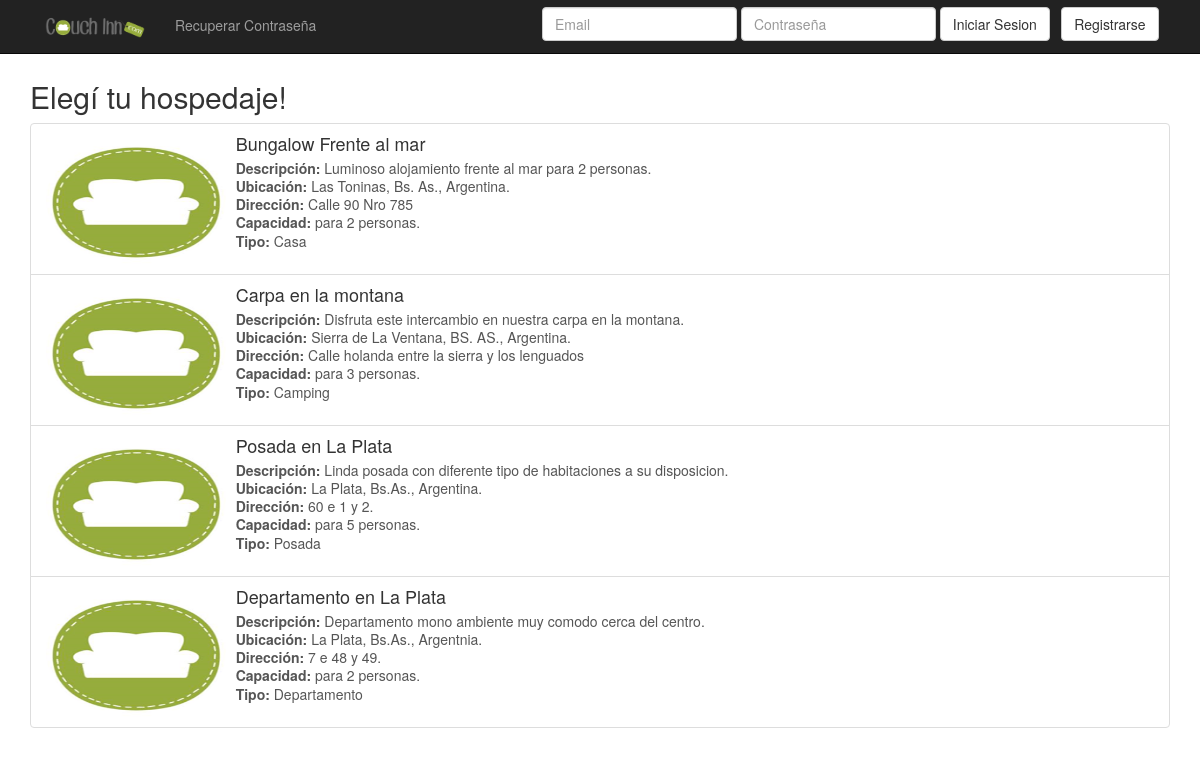
The page / on the database its author committed.
### tables this page shows
CREATE TABLE IF NOT EXISTS `couch` (
  `id_couch` int(100) NOT NULL AUTO_INCREMENT,
  `id_usuario` int(100) NOT NULL,
  `id_tipo` int(100) NOT NULL,
  `titulo` varchar(100) NOT NULL,
  `descripcion` text NOT NULL,
  `ubicacion` varchar(100) NOT NULL,
  `direccion` varchar(100) NOT NULL,
  `capacidad` int(100) NOT NULL,
  `eliminado_couch` tinyint(1) NOT NULL DEFAULT '0',
  `despublicado` tinyint(1) NOT NULL DEFAULT '0',
  PRIMARY KEY (`id_couch`),
  KEY `id_tipo` (`id_tipo`)
);

CREATE TABLE IF NOT EXISTS `tipo` (
  `id_tipo` int(100) NOT NULL AUTO_INCREMENT,
  `nombre_tipo` varchar(30) NOT NULL,
  `eliminado` tinyint(1) DEFAULT '0',
  PRIMARY KEY (`id_tipo`)
);

### listado_hospedajes.php (the view)
<?php
	include_once("conectarBD.php");
	$query= "SELECT * FROM couch NATURAL JOIN tipo WHERE (couch.despublicado = 0 AND couch.eliminado_couch = 0)";
	$resultado= mysqli_query($conexion, $query);
?>
<div class="list-group">
    <?php while ($row = mysqli_fetch_array($resultado)){
	            ?>
    	<?php
          			$titulo=$row["titulo"];
	            	$descripcion=$row["descripcion"];
	            	$ubicacion=$row["ubicacion"];
	            	$direccion=$row["direccion"];
	            	$capacidad=$row["capacidad"];
	            	$tipo=$row["nombre_tipo"];
					$id_couch=$row["id_couch"];
					$id_usuario=$row["id_usuario"];
		$es_premium_query= "SELECT id_usuario FROM premium WHERE id_usuario='".$id_usuario."'";
  		$es_premium_query_res= mysqli_query($conexion, $es_premium_query);
	    if(mysqli_num_rows($es_premium_query_res) == 0){
	       	$esPremium=false;
	    } else{
	       		 $esPremium=true;
	          }
	            	?>
<a href="detalle_couch.php?id=<?php echo($id_couch) ?>" class="list-group-item">
		<div class="row">
  <div class="col-md-2"><img class="img-circle" height="130" width="180"  src="<?php
  if( (isset($esPremium)) && ($esPremium)){
  	$consultaFotos= "SELECT ruta FROM couch NATURAL JOIN foto WHERE couch.id_couch='".$id_couch."'";
	$consulta_fotos_query= mysqli_query($conexion, $consultaFotos);
	if(mysqli_num_rows($consulta_fotos_query) > 0){
		$rowRuta=mysqli_fetch_array($consulta_fotos_query);
		echo("fotos_hospedajes/".$rowRuta["ruta"]);
	}
  	}else{
  		echo("img/logo.png");
  	} ?>"></div>
  <div class="col-md-6"><h4 class="list-group-item-heading"><?php echo($titulo) ?></h4>
    	<p class="list-group-item-text"><?php echo ("<strong>Descripción: </strong>".$descripcion."<br> <strong>Ubicación: </strong>".$ubicacion."<br> <strong>Dirección: </strong>".$direccion."<br> <strong>Capacidad: </strong> para ".$capacidad." personas. <br> <strong>Tipo: </strong>".$tipo); ?> </p></div>
</div>
  	</a>
      	<?php
	            }
				?>
	</div>

### index.php (shortened to what this page needs)
<!DOCTYPE html>
<html>
	<head>
		<link href="bootstrap/css/bootstrap.min.css" rel="stylesheet">
        <link href="default.css" rel="stylesheet"><link rel="icon" href="img/logo.png">
	</head>
	<body>
		<?php
			include("navbar.php"); ?>
		<div class="container">
	        <h2>Elegí tu hospedaje!</h2>
			<?php include("listado_hospedajes.php");?>
</div>
	</body>
</html>

### navbar.php (shortened to what this page needs)
<?php
if( isset($_SESSION['sesion_usuario'])){
    if( isset($_SESSION['admin']) && ($_SESSION['admin'] == true)) {
    ?>
        <nav class="navbar navbar-inverse navbar-fixed-top" >
            <div class="container" >
                <div id = "navbar" class="navbar-collapse collapse" >
                    <ul class="nav navbar-nav" >
                        <li ><a href = "index.php" > <img class="img-responsive center-block" height = "40" width = "100" src="img/header.png"></a ></li >
                        <!--<li ><a href = "listado_tipos_hospedajes.php" > Listado de tipos de hospedajes</a ></li >
                        <li ><a href = "#" > Agregar tipos de hospedajes</a ></li >
                        <li ><a href = "#" > Modificar tipos de hospedajes</a ></li >
                        <li ><a href = "#" > Eliminar tipos de hospedajes</a ></li >-->
                        <li class="dropdown" >
                            <a href = "#" class="dropdown-toggle" data-toggle= "dropdown" role = "button" aria-haspopup = "true" aria-expanded = "false" > Manejar Tipos de Hospedaje <span class="caret" ></span ></a >
                            <ul class="dropdown-menu" >
                                <li ><a href = "listado_tipos_hospedajes.php" > Listado de tipos de hospedajes</a ></li >
                                <li ><a href = "alta_tipos_hospedaje_form.php" > Agregar tipos de hospedajes</a ></li >
                                <!--
                                <li ><a href = "modificar_tipos_hospedaje_form.php" > Modificar tipos de hospedajes</a ></li >
                                <li ><a href = "eliminar_tipos_hospedaje_form.php" > Eliminar tipos de hospedajes</a ></li >
                                -->
                            </ul >
                        </li >
                        <li class="dropdown" >
                            <a href = "#" class="dropdown-toggle" data-toggle= "dropdown" role = "button" aria-haspopup = "true" aria-expanded = "false" > Mi perfil <span class="caret" ></span ></a >
                            <ul class="dropdown-menu" >
                                <li ><a href = "#" > Ver perfil </a ></li >
                                <li ><a href = "user_modForm.php" > Modificar perfil </a ></li >
                            </ul >
                        </li >
                    </ul >
                    <form id="user-session" class="form-inline pull-right" method="post" action="consultas/cerrar_sesion.php">
                        <button type="submit" class="btn btn-default">Cerrar Sesion</button>
                    </form>
                </div >
            </div >
        </nav >
    <?php
         }else {
    ?>
    <nav class="navbar navbar-inverse navbar-fixed-top" >
        <div class="container" >
            <div id = "navbar" class="navbar-collapse collapse" >
                <ul class="nav navbar-nav" >
                    <li ><a href = "index.php" > <img class="img-responsive center-block" height = "40" width = "100" src="img/header.png"></a ></li >
                    <?php
                            include_once("conectarBD.php");
                            $query= "SELECT id_usuario FROM premium WHERE id_usuario='".$_SESSION['id_usuario']."'";
                            $resultado_navbar= mysqli_query($conexion, $query);
                            if(mysqli_num_rows($resultado_navbar) == 0){
                    ?>
                                <li ><a href = "hacerse_premium.php" > Ser Premium</a ></li >
                    <?php }  ?>
                    <li class="dropdown" >
                        <a href = "#" class="dropdown-toggle" data-toggle= "dropdown" role = "button" aria-haspopup = "true" aria-expanded = "false" > Mi perfil <span class="caret" ></span ></a >
                        <ul class="dropdown-menu" >
                            <li ><a href = "#" > Ver perfil </a ></li >
                            <li ><a href = "user_modForm.php" > Modificar perfil </a ></li >
                        </ul >
                    </li >
                </ul >
                <form id="user-session" class="form-inline pull-right" method="post" action="consultas/cerrar_sesion.php">
                    <button type="submit" class="btn btn-default">Cerrar Sesion</button>
                </form>
            </div >
        </div >
    </nav >
<?php }  } else { include("modal-Pass.php");?>
    <nav class="navbar navbar-inverse navbar-fixed-top" >
        <div class="container">
            <div id="navbar" class="navbar-collapse collapse">
                <ul class="nav navbar-nav">
                    <li ><a href = "index.php" > <img class="img-responsive center-block" height = "40" width = "100" src="img/header.png"></a ></li >
                    <li> <a href="#" data-toggle="modal" data-target="#modalRecPass"> Recuperar Contraseña </a>
                    </li>
                </ul>
                <form id="register" class="form-inline pull-right" method="get" action="user_form.php">
                    <button type="submit" class="btn btn-default">Registrarse </button>
                </form>
                <form id="user-session" class="form-inline pull-right" method="post"  action="consultas/logueo_usuario.php">
                    <div class="form-group">
                        <input type="email" name="email" class="form-control" id="emailLoggin" placeholder="Email" maxlength="30" required>
                    </div>
                    <div class="form-group">
                        <input type="password" name="clave" class="form-control" id="claveLoggin" placeholder="Contraseña" maxlength="15" required>
                    </div>
                    <button type="submit" class="btn btn-default">Iniciar Sesion</button>
                </form>
            </div>
        </div>
    </nav>
<?php } ?>

### default.css (style rules this page uses)
#navbar form { margin-top: 0.5em; margin-right: 1%; }

### rows shown on the page
couch: titulo "Bungalow Frente al mar", descripcion "Luminoso alojamiento frente al mar para 2 personas.", ubicacion "Las Toninas, Bs. As., Argentina.", direccion "Calle 90 Nro 785", capacidad "2", id_tipo.nombre_tipo "Casa"
couch: titulo "Carpa en la montana", descripcion "Disfruta este intercambio en nuestra carpa en la montana.", ubicacion "Sierra de La Ventana, BS. AS., Argentina.", direccion "Calle holanda entre la sierra y los lenguados", capacidad "3", id_tipo.nombre_tipo "Camping"
couch: titulo "Posada en La Plata", descripcion "Linda posada con diferente tipo de habitaciones a su disposicion.", ubicacion "La Plata, Bs.As., Argentina.", direccion "60 e 1 y 2.", capacidad "5", id_tipo.nombre_tipo "Posada"
couch: titulo "Departamento en La Plata", descripcion "Departamento mono ambiente muy comodo cerca del centro.", ubicacion "La Plata, Bs.As., Argentnia.", direccion "7 e 48 y 49.", capacidad "2", id_tipo.nombre_tipo "Departamento"
